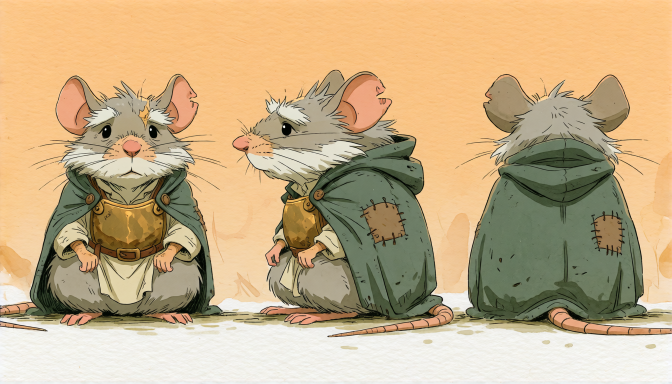
#> input picture productions/apricot_paper/refs/bram_APPROVED_120001.png, 1344 x 768 px (shown at 1/2 size); its folder holds only this picture in this run
$ python refqc.py ../productions/apricot_paper/refs/bram_APPROVED_120001.png
#> lines starting #> are read from the running program, lines starting #| are printed output that depends on the picture; after the words box and inside, x2 and y2 are one past the last pixel; in counts of white or black regions, pixels touching at a corner belong together
"""refqc.py — measure a reference image before it is allowed to teach a clip (G4; LAWS §8).

  python tools/refqc.py <image> --kind sheet|crop|plate|plate-illustrated [--figures N] [--block LO HI] [--record <slug>]
  python tools/refqc.py --selftest

Measures: mean luminance (0-255) · median · % pixels > 235 · % pixels < 20 · figure count by
column gap scan (content columns separated by backdrop-coloured gaps) · size.
KNOWN FAILURE of the figure count: views that overlap horizontally (loose hair spanning the gap
on a 768-wide portrait sheet) read as ONE run. Counted 3/3 on every landscape 1344-wide sheet
measured (four characters across two productions) and on one portrait sheet. When it reads 1 on a sheet
that plainly shows three views, omit --figures and count by eye; do not lower the threshold.
Refuses (exit 1) when: % > 235 >= 1.5 for crops and photoreal plates (LAWS §8: a 26 % near-white
macro cut clips to a white void; a turnaround SHEET is on white by design, so --kind sheet waives
this and relies on --figures; an ILLUSTRATED plate — ink/watercolour/paper-grain, rain streaks,
candle-glow highlights — legitimately runs 2-15 % white as the medium, not a blown-highlight
precursor, so --kind plate-illustrated waives it too, measured on apricot_paper 2026-08-23)
· --figures given and the count differs · --block given and the mean is outside
[LO, HI] (a work-lit plate at 89 against a film at 40-60 came back at 89).
--record <slug> writes the measurements into productions/<slug>/refs/manifest.json for that
file (status stays whatever Ronan set; refqc never approves).
"""
from __future__ import annotations

import argparse
import json
import sys
from pathlib import Path

import numpy as np
from PIL import Image

sys.path.insert(0, str(Path(__file__).resolve().parent))
if hasattr(sys.stdout, "reconfigure"):
    sys.stdout.reconfigure(encoding="utf-8", errors="replace")

WHITE_LIMIT = 1.5   # percent of pixels > 235


def luma(img: Image.Image) -> np.ndarray:
    a = np.asarray(img.convert("RGB"), dtype=np.float32)
    return 0.2126 * a[..., 0] + 0.7152 * a[..., 1] + 0.0722 * a[..., 2]


def figure_count(img: Image.Image) -> tuple[int, list[tuple[int, int]]]:
    """Count vertical content runs against the backdrop colour sampled from the border."""
    a = np.asarray(img.convert("RGB"), dtype=np.float32)
    h, w, _ = a.shape
    border = np.concatenate([a[:2].reshape(-1, 3), a[-2:].reshape(-1, 3), a[:, :2].reshape(-1, 3), a[:, -2:].reshape(-1, 3)])
    bg = np.median(border, axis=0)
    diff = np.abs(a - bg).sum(axis=2) > 60          # pixel is "content"
    band = diff[int(h * 0.15): int(h * 0.85)]         # middle 70 %: skips painted floors, shadows, debris
    col = band.mean(axis=0)                           # fraction of content per column
    content = col > 0.05       # a soft backdrop vignette reads ~0.04 'content' in the gaps (measured on a portrait sheet)
    runs, start = [], None
    for x, c in enumerate(content):
        if c and start is None:
            start = x
        elif not c and start is not None:
            runs.append((start, x)); start = None
    if start is not None:
        runs.append((start, w))
    min_w = max(4, w // 40)                            # ignore specks narrower than 2.5 % of width
    runs = [r for r in runs if r[1] - r[0] >= min_w]
    return len(runs), runs


def measure(p: Path) -> dict:
    img = Image.open(p)
    L = luma(img)
    n = L.size
    count, runs = figure_count(img)
    return {
        "file": p.name, "width": img.width, "height": img.height,
        "mean": round(float(L.mean()), 2), "median": round(float(np.median(L)), 2),
        "pct_over_235": round(float((L > 235).sum() * 100 / n), 3),
        "pct_under_20": round(float((L < 20).sum() * 100 / n), 3),
        "figures": count, "figure_runs": runs,
    }


def verdict(m: dict, figures: int | None, block: tuple[float, float] | None, kind: str = "crop") -> list[str]:
    """kind: sheet (white-backdrop turnaround — white limit waived, figures must match) |
             crop (face/grill tight crop — white limit applies) | plate (location — white + block apply)."""
    faults = []
    if kind not in ("sheet", "plate-illustrated") and m["pct_over_235"] >= WHITE_LIMIT:
        faults.append(f"{m['pct_over_235']} % of pixels > 235 (limit {WHITE_LIMIT}) — crop tighter or re-render; this teaches a white void")
    if kind not in ("plate", "plate-illustrated") and figures is not None and m["figures"] != figures:   # gap scan is meaningless on a textured plate
        faults.append(f"figure count {m['figures']} != requested {figures} (runs {m['figure_runs']})")
    if block and not (block[0] <= m["mean"] <= block[1]):
        faults.append(f"mean luminance {m['mean']} outside the block it feeds [{block[0]}, {block[1]}]")
    return faults


# [65 lines left out: functions record, synth, selftest, not called in this run]


def main(argv: list[str]) -> int:
    ap = argparse.ArgumentParser(add_help=False)
    ap.add_argument("image", nargs="?")
    ap.add_argument("--figures", type=int)
    ap.add_argument("--block", type=float, nargs=2)
    ap.add_argument("--record")
    ap.add_argument("--kind", choices=("sheet", "crop", "plate", "plate-illustrated"), default="crop")
    ap.add_argument("--selftest", action="store_true")
    a = ap.parse_args(argv)
    if a.selftest:
        return selftest()
    if not a.image:
        print(__doc__)
        return 1
    p = Path(a.image)
    if not p.is_file():
        print(f"REFUSE: {p} not found")
        return 1
    m = measure(p)
#> in measure, img is the input picture: PIL image 1344x768 RGB; mean R, G, B 197, 172.8, 134.3
#> in luma, `return 0.2126 * a[..., 0] + 0.7152 * a[..., 1] + 0.0722 * a[..., 2]`:
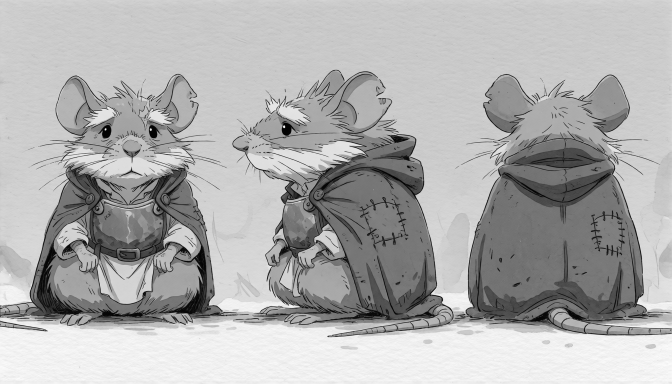
#> returned value: shape (768, 1344) float32 (shown at 1/2 size); min 0, max 252.8, mean 175.2
#> in figure_count, `bg = np.median(border, axis=0)`: bg = [247, 204, 148]
#> in figure_count, `diff = np.abs(a - bg).sum(axis=2) > 60          # pixel is "content"`:
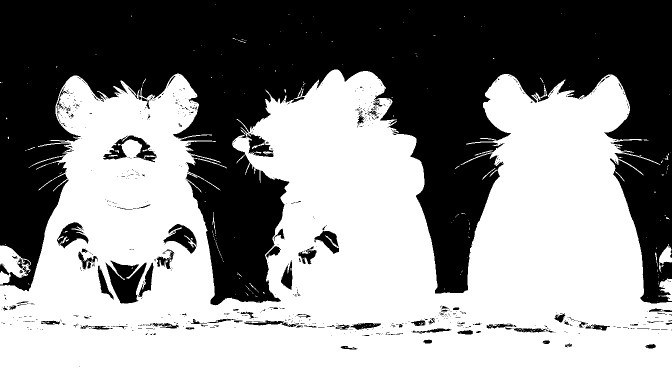
#> diff: shape (768, 1344) bool (shown at 1/2 size); 56.9% white; 789 black regions (698 under 20 px), largest, box (x1, y1, x2, y2) and area: (0, 0, 1344, 611) 421279, (211, 521, 293, 607) 3971, (206, 271, 314, 325) 1958
#> in figure_count, `band = diff[int(h * 0.15): int(h * 0.85)]`:
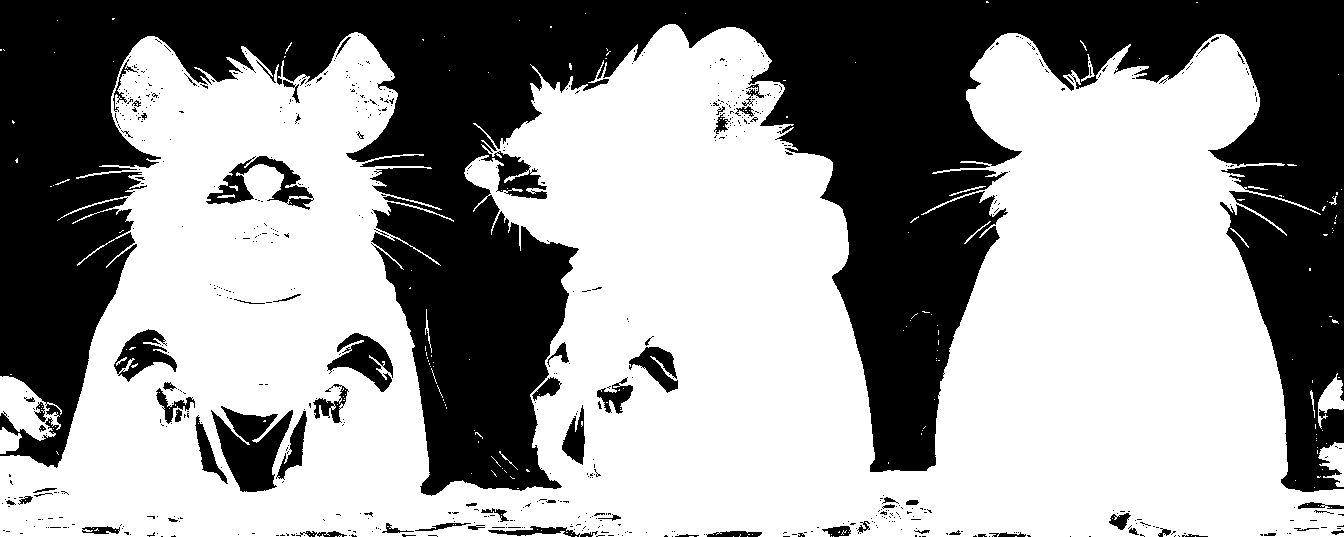
#> band: shape (537, 1344) bool; 60.2% white; 681 black regions (607 under 20 px), largest, box (x1, y1, x2, y2) and area: (0, 0, 1344, 496) 266801, (211, 406, 293, 492) 3971, (206, 156, 314, 210) 1958
#> in figure_count, `col = band.mean(axis=0)`: col = 1344 values, max 0.95 at index 678, min 0.0745 at index 1305, mean 0.602
#> the loop in figure_count, `for x, c in enumerate(content):` made 1344 passes
#> start on pass 1: 0
#> after the loop in figure_count, `for x, c in enumerate(content):`: runs = []; start = 0
#> in figure_count, `runs = [r for r in runs if r[1] - r[0] >= min_w]`: runs = [(0, 1344)]
#> in measure, `count, runs = figure_count(img)`: count = 1; runs = [(0, 1344)]
#> m = 9 items
    print(f"measured  {m['file']}: {m['width']}x{m['height']}  mean {m['mean']}  median {m['median']}  "
          f">235 {m['pct_over_235']} %  <20 {m['pct_under_20']} %  figures {m['figures']} {m['figure_runs']}")
#| measured  bram_APPROVED_120001.png: 1344x768  mean 175.18  median 200.8  >235 13.922 %  <20 1.288 %  figures 1 [(0, 1344)]
    faults = verdict(m, a.figures, tuple(a.block) if a.block else None, a.kind)
#> faults = 1 item
    for f in faults:
        print(f"REFUSE    {f}")
#> this loop made 1 pass
#| REFUSE    13.922 % of pixels > 235 (limit 1.5) — crop tighter or re-render; this teaches a white void
    if a.record:
        record(a.record, m)
    print("\nREFUSE: refqc" if faults else "\nrefqc passes")
#| REFUSE: refqc
    return 1 if faults else 0


if __name__ == "__main__":
#> (the run stopped early here; a loop or call above may not have finished)

$ run again, on productions/apricot_paper/refs/reed_APPROVED_120007.png
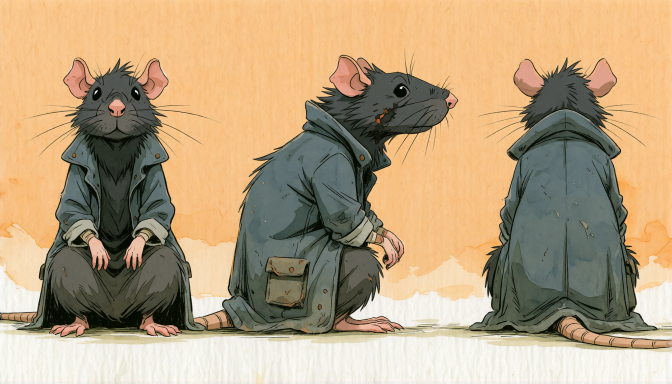
#> input picture productions/apricot_paper/refs/reed_APPROVED_120007.png, 1344 x 768 px (shown at 1/2 size)
#> in measure, img is the input picture: PIL image 1344x768 RGB; mean R, G, B 183.1, 160.3, 127.5
#> bg = [247, 205, 153]
#> in figure_count, `diff = np.abs(a - bg).sum(axis=2) > 60          # pixel is "content"`:
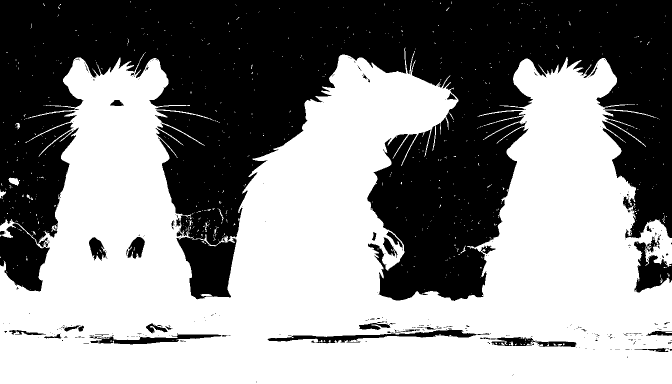
#> diff: shape (768, 1344) bool (shown at 1/2 size); 55.1% white; 344 black regions (304 under 20 px), largest, box (x1, y1, x2, y2) and area: (0, 0, 1344, 602) 435868, (0, 447, 100, 583) 8446, (1268, 471, 1344, 585) 4190
#> in figure_count, `band = diff[int(h * 0.15): int(h * 0.85)]`:
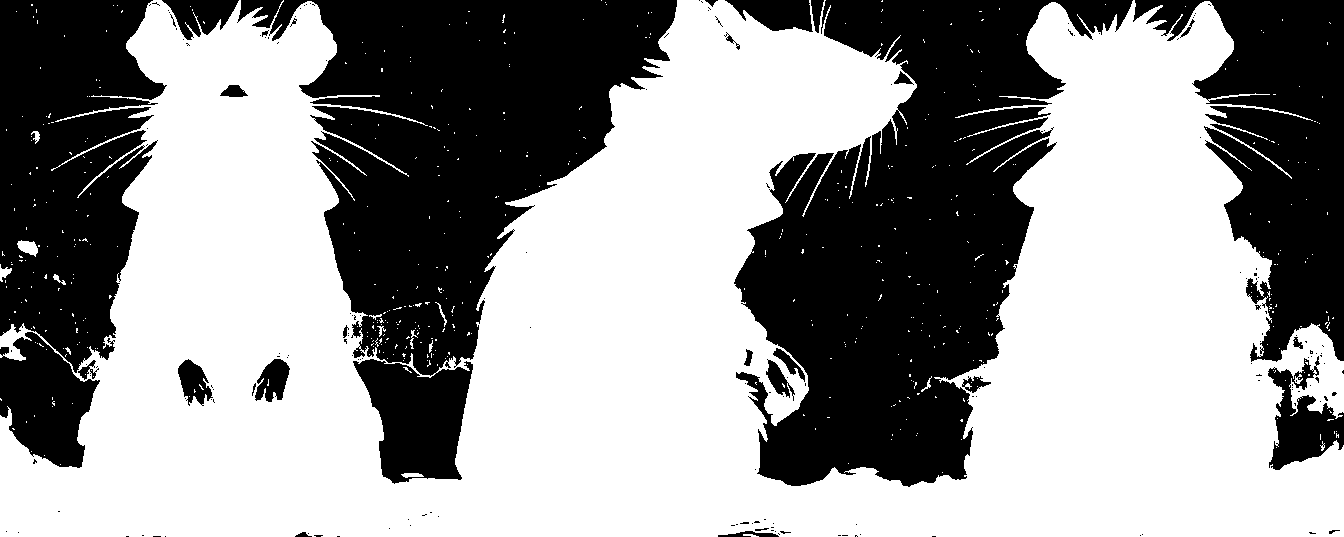
#> band: shape (537, 1344) bool; 58.6% white; 180 black regions (150 under 20 px), largest, box (x1, y1, x2, y2) and area: (734, 0, 1133, 487) 101150, (237, 0, 677, 484) 93363, (0, 0, 167, 373) 44855
#> col = 1344 values, max 1 at index 677, min 0.101 at index 932, mean 0.586
#> the loop in figure_count, `for x, c in enumerate(content):` made 1344 passes
#> start on pass 1: 0
#> after the loop in figure_count, `for x, c in enumerate(content):`: runs = []; start = 0
#> in figure_count, `runs = [r for r in runs if r[1] - r[0] >= min_w]`: runs = [(0, 1344)]
#> in measure, `count, runs = figure_count(img)`: count = 1; runs = [(0, 1344)]
#> m = 9 items
#| measured  reed_APPROVED_120007.png: 1344x768  mean 162.81  median 199.22  >235 12.402 %  <20 2.996 %  figures 1 [(0, 1344)]
#> faults = 1 item
#> the loop in main, `for f in faults:` made 1 pass
#| REFUSE    12.402 % of pixels > 235 (limit 1.5) — crop tighter or re-render; this teaches a white void
#| REFUSE: refqc

$ run again, on productions/apricot_paper/refs/gate_APPROVED_120011.png
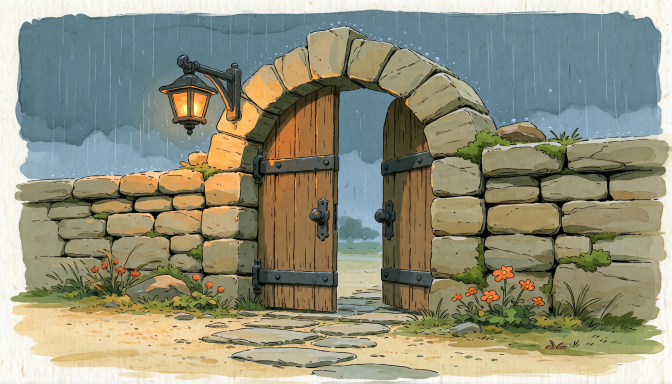
#> input picture productions/apricot_paper/refs/gate_APPROVED_120011.png, 1344 x 768 px (shown at 1/2 size)
#> in measure, img is the input picture: PIL image 1344x768 RGB; mean R, G, B 146, 145.6, 124.3
#> bg = [248, 247, 241]
#> in figure_count, `diff = np.abs(a - bg).sum(axis=2) > 60          # pixel is "content"`:
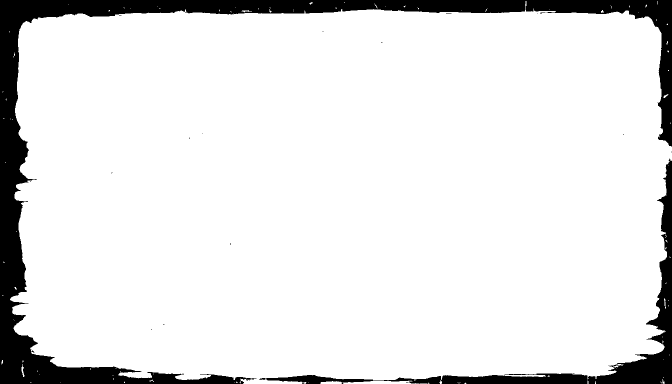
#> diff: shape (768, 1344) bool (shown at 1/2 size); 89.6% white; 26 black regions (23 under 20 px), largest, box (x1, y1, x2, y2) and area: (0, 0, 1344, 768) 84345, (532, 317, 1344, 768) 22508, (518, 756, 531, 760) 35
#> in figure_count, `band = diff[int(h * 0.15): int(h * 0.85)]`:
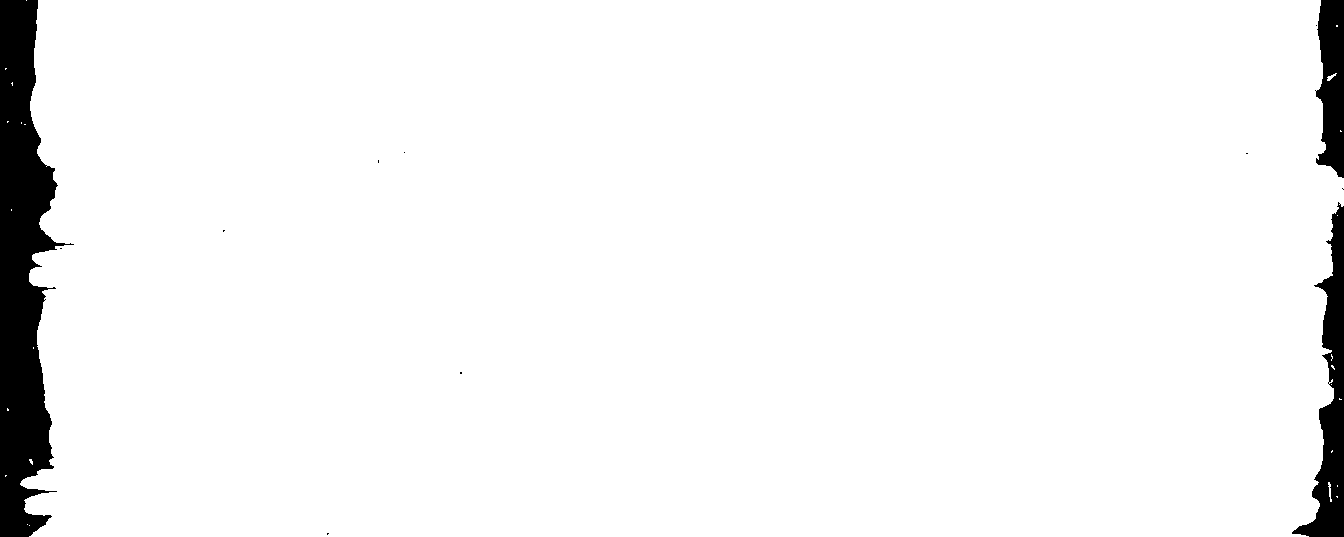
#> band: shape (537, 1344) bool; 95.5% white; 12 black regions (9 under 20 px), largest, box (x1, y1, x2, y2) and area: (0, 0, 74, 537) 21735, (1292, 202, 1344, 537) 6539, (1315, 0, 1344, 178) 3885
#> col = 1344 values, max 1 at index 74, min 0 at index 0, mean 0.955
#> the loop in figure_count, `for x, c in enumerate(content):` made 1344 passes
#> (c, start) on pass 28: (True, 27)
#> after the loop in figure_count, `for x, c in enumerate(content):`: runs = []; start = 27
#> in figure_count, `runs = [r for r in runs if r[1] - r[0] >= min_w]`: runs = [(27, 1344)]
#> in measure, `count, runs = figure_count(img)`: count = 1; runs = [(27, 1344)]
#> m = 9 items
#| measured  gate_APPROVED_120011.png: 1344x768  mean 144.15  median 138.33  >235 10.022 %  <20 1.793 %  figures 1 [(27, 1344)]
#> faults = 1 item
#> the loop in main, `for f in faults:` made 1 pass
#| REFUSE    10.022 % of pixels > 235 (limit 1.5) — crop tighter or re-render; this teaches a white void
#| REFUSE: refqc
